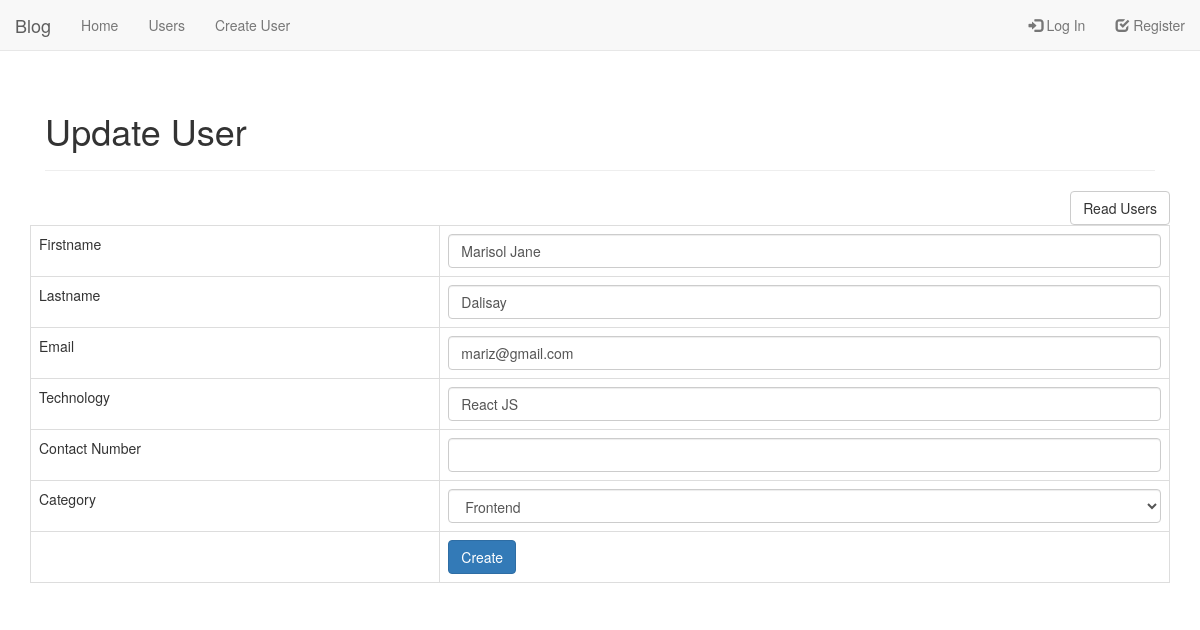
/update_user.php?id=7, run on the app's committed database.
### tables this page shows
CREATE TABLE `users` (
  `id` int(11) NOT NULL,
  `firstname` varchar(32) NOT NULL,
  `lastname` varchar(32) NOT NULL,
  `email` varchar(64) NOT NULL,
  `contact_number` varchar(64) NOT NULL,
  `address` text NOT NULL,
  `category_id` int(11) NOT NULL,
  `technology` varchar(255) NOT NULL,
  `image` varchar(255) NOT NULL,
  `password` varchar(512) NOT NULL,
  `access_level` varchar(16) NOT NULL,
  `access_code` text NOT NULL,
  `status` int(11) NOT NULL COMMENT '0=pending,1=confirmed',
  `created` datetime NOT NULL,
  `modified` timestamp NOT NULL DEFAULT CURRENT_TIMESTAMP ON UPDATE CURRENT_TIMESTAMP
);

### objects/user.php (called while the page is built, shortened)
<?php
class User {
  private $conn;
  private $table_name = "users";
  public $id;
  public function __construct($db) {
    $this->conn = $db;
  }
  function readOne() {
    $query = "SELECT
                firstname, lastname, email, technology, category_id, contact_number, image
              FROM
              " . $this->table_name . "
              WHERE id = ?
              LIMIT
                 0,1";
    $stmt = $this->conn->prepare($query);
    $stmt->bindParam(1, $this->id);
    $stmt->execute();
    $row = $stmt->fetch(PDO::FETCH_ASSOC);
    $this->firstname = $row['firstname'];
    $this->lastname = $row['lastname'];
    $this->email = $row['email'];
    $this->technology = $row['technology'];
    $this->category_id = $row['category_id'];
  }
}
 ?>

### objects/category.php (called while the page is built, shortened)
<?php
class Category {
  private $conn;
  private $table_name = "categories";
  public function __construct($db) {
    $this->conn = $db;
  }
  function read() {
      $query = "SELECT
                   id, name
                FROM
                  " . $this->table_name . "
                ORDER BY
                  name";
      $stmt = $this->conn->prepare($query);
      $stmt->execute();
      return $stmt;
    }
}
 ?>

### update_user.php (the view, shortened to what this page needs)
<?php
$id = isset($_GET['id']) ? $_GET['id'] : die('ERROR: missing ID');
include_once 'objects/user.php';
include_once 'objects/category.php';
$database = new Database();
$db = $database->getConnection();
$user = new User($db);
$category = new Category($db);
$user->id = $id;
$user->readOne();
include_once "layout_head.php";
echo "<div class='right-button-margin'>";
 echo "<a href='index.php' class='btn btn-default pull-right'>Read Users</a>";
echo "</div>";
?>
<form action="<?php echo htmlspecialchars($_SERVER["PHP_SELF"] . "?id={$id}"); ?>" method="post">
   <table class='table table-hover table-responsive table-bordered'>
     <tr>
       <td>Firstname</td>
       <td><input type="text" name="firstname" value="<?php echo $user->firstname; ?>" class='form-control'></td>
     </tr>
     <tr>
       <td>Lastname</td>
       <td><input type="text" name="lastname" value="<?php echo $user->lastname; ?>" class='form-control'></td>
     </tr>
     <tr>
       <td>Email</td>
       <td><input type="text" name="email" value="<?php echo $user->email; ?>" class="form-control"></td>
     </tr>
     <tr>
       <td>Technology</td>
       <td><input type="text" name="technology" value="<?php echo $user->technology; ?>" class="form-control"></td>
     </tr>
     <tr>
       <td>Contact Number</td>
       <td><input type="number" name="contact_number" value="<?php $user->contact_number; ?>" class="form-control"></td>
     </tr>
     <tr>
       <td>Category</td>
       <td>
         <?php
          $stmt = $category->read();
          echo "<select class='form-control' name='category_id'>";
            while($row_category = $stmt->fetch(PDO::FETCH_ASSOC)) {
              $category_id = $row_category['id'];
              $category_name = $row_category['name'];
              if($user->category_id == $category_id) {
                echo "<option value='$category_id' selected>";
              } else {
                echo "<option value='$category_id'>";
              }
              echo "$category_name</option>";
            }
            echo "</select>";
          ?>
       </td>
     </tr>
     <tr>
       <td></td>
       <td>
         <button type="submit" class="btn btn-primary">Create</button>
       </td>
     </tr>
   </table>
</form>
<?php
include_once "layout_foot.php";
?>

### data on the page
users: firstname "Marisol Jane", lastname "Dalisay", email "mariz@gmail.com", technology "React JS"

### other printed values
$page_title "Update User"
form field category_id "Frontend"
